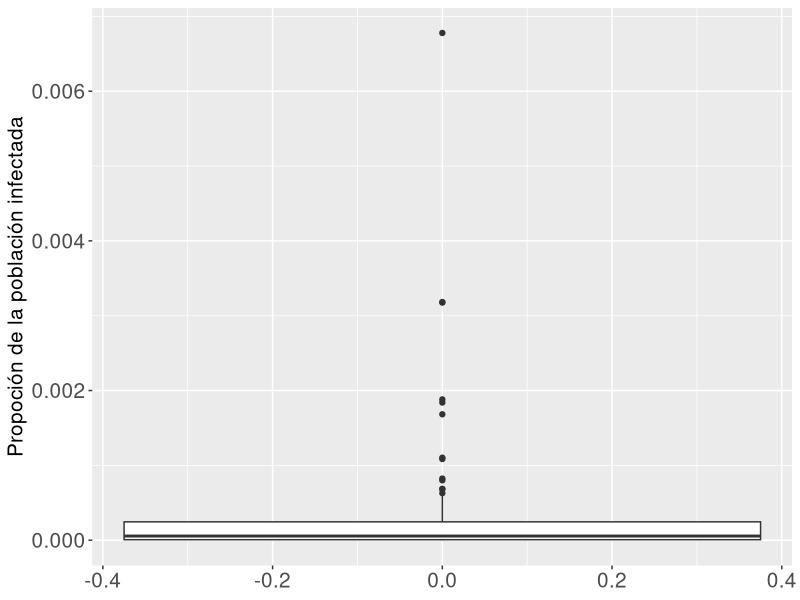
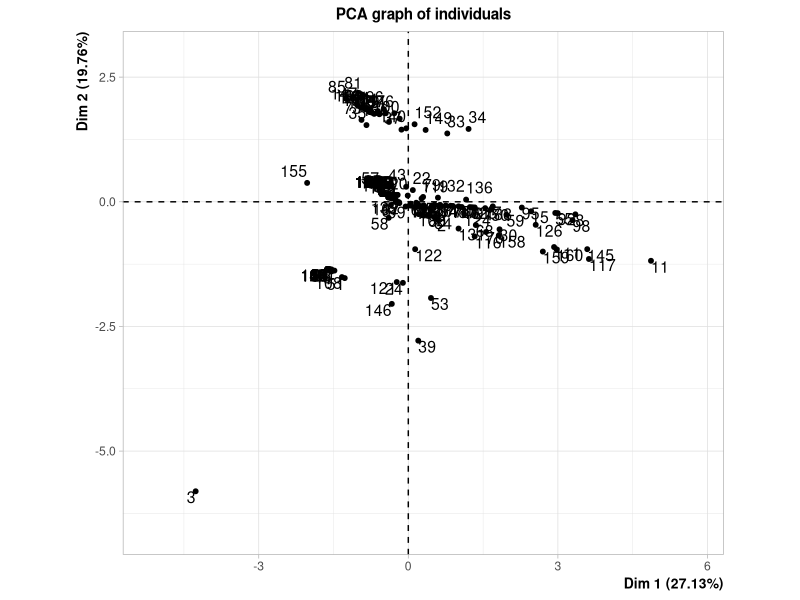
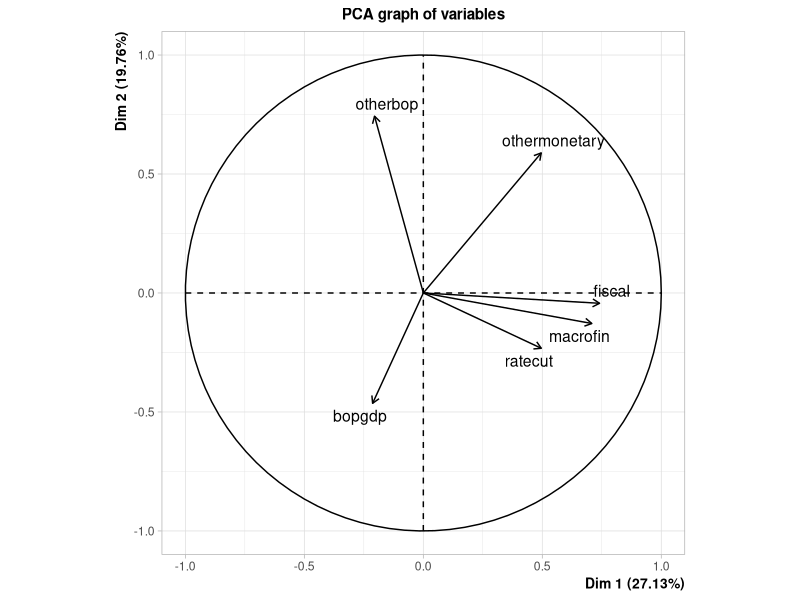
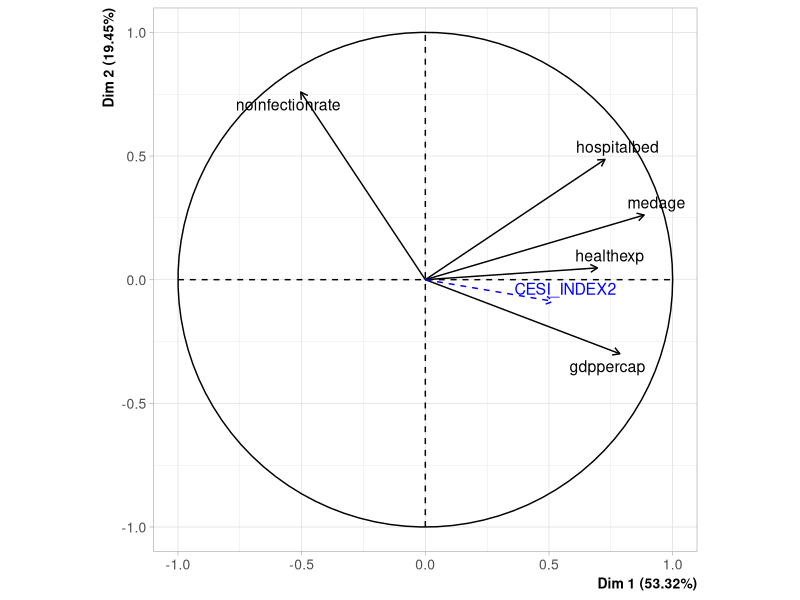
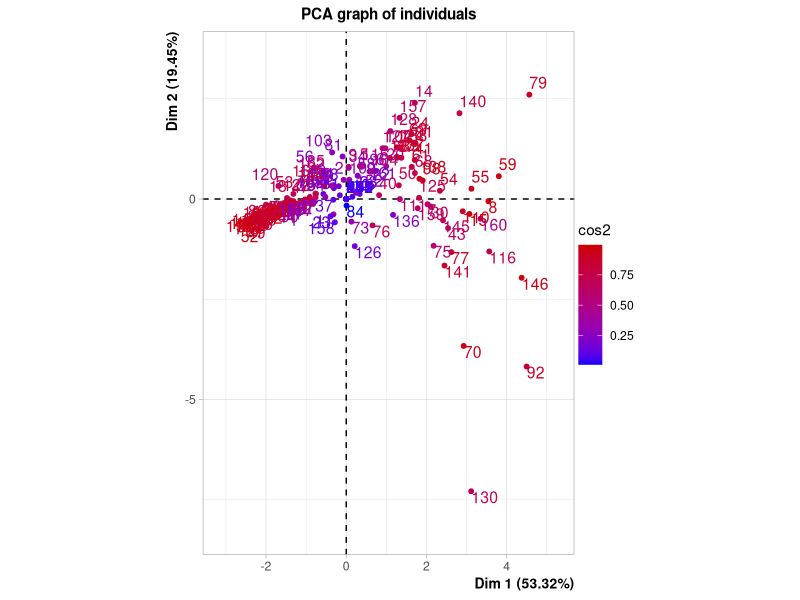
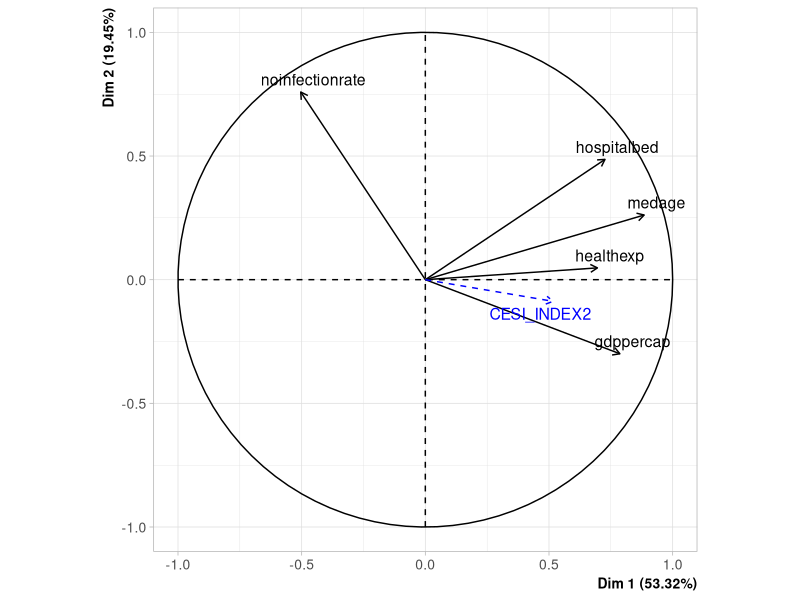
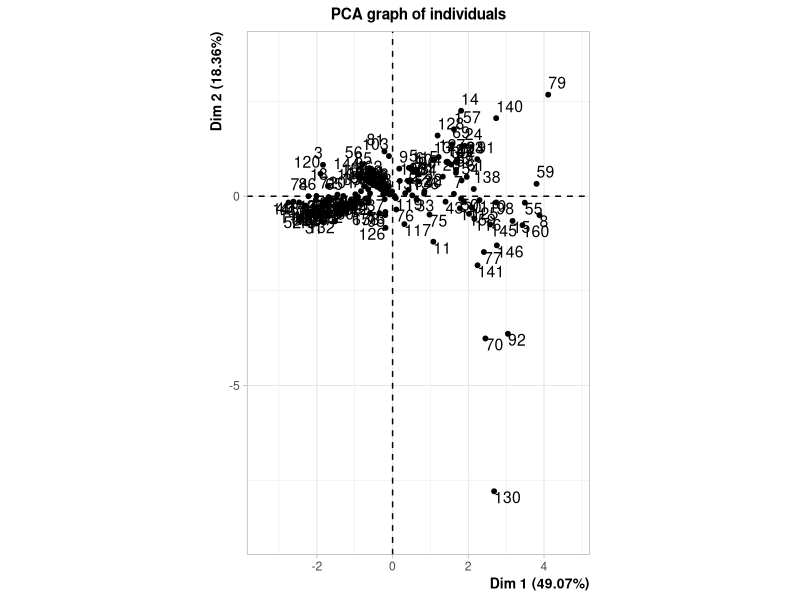
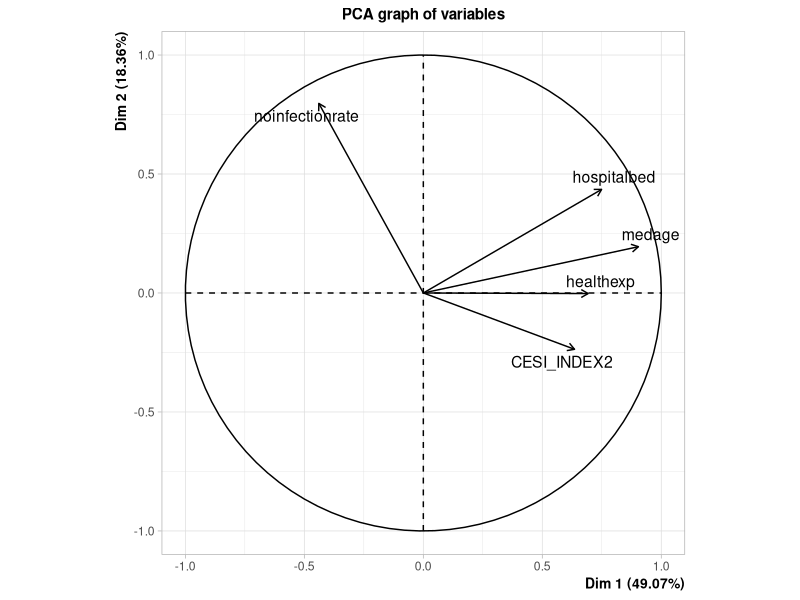

Reproduce these figures in R, in order.
## ---- chunk 1
knitr::opts_chunk$set(echo=FALSE,
                      include=FALSE,
                      warning = FALSE,
                      message = FALSE,
                      fig.pos = 'H',
                      fig.align = 'center',
                      out.extra = '',
                      fig.hold = 'hold',
                      out.width = "50%"
                      )
options(xtable.comment=FALSE,
        xtable.table.placement="H")
## ---- chunk 2
library(dplyr)
library(ggplot2)
library(readxl)
library(xtable)
library(FactoMineR)
library(forcats)
library(gridExtra)

## ---- chunk 3
#Lectura de los datos

datos <- read.table("corona.txt", sep = "\t", header = TRUE)

datos <- datos  %>% rename(healthexp= "currenthealthexpenditureofgdpshx", gdppercap = "gdppercapitaconstant2010us" )
## ---- chunk 4
datospob <- read_xls("datospob.xls") %>% 
  select(`Country Name`, `2018`) %>%
  rename(country = `Country Name`, denspob = `2018` )


faltan <- datos$country %in% datos$country
datos$country[which(faltan == FALSE)]


datospob$country <-  recode(datospob$country,
                    `Bahamas, The` = "Bahamas",
                    `Brunei Darussalam` = "Brunei",
                    `Congo, Rep.` = "Congo, R",
                    `Cote d'Ivoire` = "Cote Ivory",
                    `Congo, Dem. Rep.` = "Democratic Republic of Congo",
                    `Egypt, Arab Rep.` = "Egypt",
                    `Gambia, The` = "Gambia",
                    `Guinea-Bissau` = "Guinea Bissau",
                    `Hong Kong SAR, China` = "Hong Kong",
                    `Iran, Islamic Rep.` = "Iran",
                    `Kyrgyz Republic` = "Kyrgyzstan",
                    `Lao PDR` = "Laos",
                    `Russian Federation` = "Russia",
                    `Korea, Rep.` = "South Korea",
                    `Tajikistan` = "Taijikistan",
                    `Yemen, Rep.` = "Yemen"
                    )

#sum(datos$country %in% datospob$country)-length(datos$country %in% datospob$country) control

datos <- datos %>% left_join(datospob, by="country")
## ---- chunk 5
dim(datos)
## ---- chunk 6
cbind("Variable"=names(datos), "Datos faltantes"=NAcheck <- as.numeric(apply(is.na(datos), 2, sum))) %>% 
  as.data.frame %>% 
  filter(`Datos faltantes`!=0)  %>% 
  t() %>%
    xtable(caption="Tabla de cantidad de observaciones faltables para las variables.") %>% 
  print.xtable(include.colnames = FALSE)

datos <- datos %>% select(-c(stringency))

## ---- chunk 7

dim(datos)
(NAcheck <- as.numeric(apply(is.na(datos), 2, sum)))

#Hay NAs en varias variables, una opcion de imputacion, en las cuantitativas imputar la media y en las cualitativas el modo. Stringency tiene 93 NAs (evaluar sacarla)

#vector de valores medios

vals_meds <- rep(0, dim(datos)[2])

for(j in 1:dim(datos)[2]){
  
  vals_meds[j] <- mean(datos[,j], na.rm = TRUE)
}

#imputacion de vals medios en NAs

for(j in 1:dim(datos)[2]){
  if(NAcheck[j]>0){
    
    for(i in 1:dim(datos)[1]){
      if(is.na(datos[i,j])==TRUE){
       datos[i,j] <- vals_meds[j] 
    }
    }
  }
}


## ---- chunk 8

correl <- datos %>%
  select(-c(country, othermonetary, otherbop, CESI_INDEX)) %>%
  rename(#Cambiamos los nombres acá para que la matriz de correlaciones quepa en el ancho del documento
    hospbed="hospitalbed", 
    totcases="totalcases"
  ) %>% 
cor()

correl %>% round(2) %>%  xtable(caption="Matriz de correlaciones") %>% print.xtable(include.rownames = FALSE)

## ---- chunk 9
datos %>%
  arrange(desc(bopgdp)) %>%
  head(11) %>%
  select(country, bopgdp) %>%
  mutate(bopgdp=round(bopgdp, 2) )%>% 
  rename(`País`="country", `Medidas de BOP (% PBI)`="bopgdp") %>% 
  as.data.frame() %>% 
  xtable(caption = "Tabla de medidas de balanza de pago como porcentaje de PBI, ordenada de forma decreciente.") %>% 
  print.xtable(include.rownames =  FALSE)

otrasbop <- summary(as.factor(datos$otherbop))  
## ---- chunk 10
boxplot.fiscal <- datos %>% ggplot() + geom_boxplot(aes(y=fiscal))

fiscal.argelia <- datos %>% select(country, fiscal) %>% arrange(fiscal) %>% head(1)

## ---- chunk 11
ratecut.boxplot <- datos %>% ggplot() + geom_boxplot(aes(y=ratecut))

datos %>% select(country, ratecut) %>% arrange(desc(ratecut)) %>% head(20)

datos %>% filter(ratecut < 0) %>% count()
datos %>% filter(ratecut == 0) %>% count()


bigote <- quantile(datos$ratecut, 0.75)+ 1.5*IQR(datos$ratecut)

datos %>% filter(ratecut > bigote) %>% count()

quantile(datos$ratecut, 0.25)
quantile(datos$ratecut, 0.5)

## ---- chunk 12
macrofin.hist <- datos %>% ggplot() + geom_histogram(aes(x=macrofin)) + xlab(NULL) + labs(caption = "Histograma")
macrofin.boxplot <- datos %>% ggplot() + geom_boxplot(aes(y=macrofin)) + labs(caption = "Gráfico de caja")
  

min(datos$macrofin)
quantile(datos$macrofin, 0.61)
datos %>% filter(macrofin == 0) %>% count()

## ---- chunk 13
datos %>% filter(bopgdp == 0) %>% count()
## ---- chunk 14
gdppercap.boxplot <- datos %>% ggplot() + geom_boxplot(aes(y=gdppercap))

pbi.lux <- datos %>% filter(country=="Luxembourg") %>% select(gdppercap)

q3.gdp <- quantile(datos$gdppercap, 0.75)


## ---- chunk 15
medage.boxplot <- datos %>% ggplot() + geom_boxplot(aes(y=medage))

min.medage <- min(datos$medage)
max.medage <- max(datos$medage)

media.medage <- mean(datos$medage)
median(datos$medage)

max.ind.medage <- datos[which.max(datos$medage),]
min.ind.medage <- datos[which.min(datos$medage),]
## ---- chunk 16
healthexp.boxplot <- datos %>% ggplot() + geom_boxplot(aes(y=healthexp))

max.healthexp <- datos[which.max(datos$healthexp),]
max.healthexp2 <- datos[which.max(datos$healthexp[-130]),]

mean(datos$healthexp)
median(datos$healthexp)
## ---- chunk 17
boxplot.hospitalbed <- datos %>% ggplot() + geom_boxplot(aes(y=hospitalbed))

hospitalbed.mean <- mean(datos$hospitalbed)
hospitalbed.median <- median(datos$hospitalbed)

hospitalbed.japon <- datos %>% select(country, hospitalbed) %>% arrange(desc(hospitalbed)) %>% head(1)




## ---- chunk 18
datos %>% ggplot() +
  geom_boxplot(aes(y=infectionrate)) +
  ylab("Propoción de la población infectada") +
  theme(axis.text = element_text(size=15),
        axis.title = element_text(size=15)
        )
## ---- chunk 19
quantile(datos$infectionrate, 0.75)
datos %>% select(country, infectionrate) %>% arrange(desc(infectionrate)) %>% head(20)

## ---- chunk 20
vars.indice <- c("fiscal", "ratecut", "macrofin", "bopgdp", "othermonetary", "otherbop")

acp_indice <- PCA(select(datos, vars.indice), ncp=6)

summary(acp_indice)

ind.est.econ <- acp_indice$ind$coord[,1]

cor(ind.est.econ, datos$CESI_INDEX)

sum(ind.est.econ-datos$CESI_INDEX) #Llegamos a que son el mismo índice

acp_indice$eig
## ---- chunk 21
#plot.PCA(acp_indice, choix = "var")


data.frame(Variable = names(acp_indice$var$coord[,1]), `Correlación` = acp_indice$var$coord[,1]) %>% 
  xtable(caption="Correlación de cada variable con el índice de estímulo económico.") %>%
  print.xtable(include.rownames = FALSE)


# acp_indice$var$coord[,1] %>%
#   as.data.frame %>%
#   rename(Variable = 1, `Correlación` = 2) %>% 
#   xtable(caption="Correlación de cada variable con el índice de estímulo económico.")



coords_art <- c(0.58,0.39,0.55,0.39,-0.17, -0.16)
## ---- chunk 22
datos$noinfectionrate <- 1-datos$infectionrate

datos$CESI_INDEX2 <- ind.est.econ



vars.acp3 <- c("medage", "gdppercap", "healthexp", "hospitalbed", "noinfectionrate", "CESI_INDEX2")

acp3 <- PCA(datos[,vars.acp3], quanti.sup = 6, graph=FALSE)


acp3$eig %>% round(2) %>%  as.data.frame() %>% rename(`Valor propio`="eigenvalue", `% de varianza`= "percentage of variance", `% acumulado de varianza`="cumulative percentage of variance") %>% xtable(caption="Valores propios asociados a las componentes principales y porcentajes de inercia de cada uno.")


## ---- chunk 23
plot.PCA(acp3, axes= c(1,2), choix = c("var"), graph.type = "ggplot") +
  ggtitle(NULL) +
  theme(axis.text = element_text(size=10),
        axis.title = element_text(size=10)
        )

#ver como interpretar la ""colinealidad"" entre infectionrate y gdppercap en el primer plano principal
## ---- chunk 24
acp3$var$coord %>% round(2) %>% as.data.frame() %>% select(Dim.1, Dim.2) %>% 
  xtable(caption="Coordenadas de las variables originales en el primer plano principal")

# acp3$var$cos2 %>% round(2) %>% as.data.frame() %>% select(Dim.1, Dim.2) %>%
#   xtable(caption="cos2 de los ángulos de las variables con los ejes del primer plano principal.")

#CONSULTAR

## ---- chunk 25
coord.ind.1 <- round(cor(datos$CESI_INDEX, acp3$ind$coord[,1]), 2)
coord.ind.2 <- round(cor(datos$CESI_INDEX, acp3$ind$coord[,2]), 2)

## ---- chunk 26
cors.ind.org <- round(cor(select(datos, medage, gdppercap, healthexp, hospitalbed, CESI_INDEX2, noinfectionrate))["CESI_INDEX2",],2)


data.frame("Variable"=names(cors.ind.org), "Correlación"=cors.ind.org) %>% 
  filter(Variable!="CESI_INDEX2") %>% 
  xtable(caption="Correlación del índice de estímulo económico construido con las variables originales de la base.") %>%
  print.xtable(include.rownames = FALSE)


## ---- chunk 27
plot.PCA(acp3, choix = "ind", habillage="cos2", graph.type = "ggplot")

  #steam_ncp sirve para estimar la cantidad de componentes con la cual quedarse


plot.PCA(acp3, axes= c(1,2), choix = c("var"), graph.type = "ggplot") +
  ggtitle(NULL) +
  theme(axis.text = element_text(size=10),
        axis.title = element_text(size=10)
        )

## ---- chunk 28
#se tiene el cos^2 en el plano

mat_cos2  <-  apply(acp3$ind$cos2[,1:2],1, sum)



mat_dist_cos2 <- cbind("cos2_plano" = mat_cos2, "norma"=  acp3$ind$dist) 

mat_dist_cos2 %>% as.data.frame %>%  arrange(desc(norma)) %>% round(2) %>% 
  head(10) %>% 
  xtable("Cosenos de los ángulos al plano, y normas, para los 10 individuos con mayor norma.")

## ---- chunk 29
vars.acp4 <- c("healthexp", "medage", "noinfectionrate", "CESI_INDEX2", "hospitalbed")

acp4 <- PCA(datos[,vars.acp4], ncp=7)

# acp3$eig %>% round(2) %>%  as.data.frame() %>% rename(`Valor propio`="eigenvalue", `% de varianza`= "percentage of variance", `% acumulado de varianza`="cumulative percentage of variance") %>% xtable(caption="Valores propios asociados a las componentes principales y porcentajes de inercia de cada uno.")

#gdppercap y cesi colineales porque probablemente los coeficientes son iguales

#Rlos angulos de noinfectionrate y de hospitalbed son muy parecidos con el eje 2
## ---- chunk 30
plot.PCA(acp3, axes= c(1,3), choix = c("var"))
## ---- chunk 31
vars.acp4 <- c( "gdppercap", "healthexp", "hospitalbed", "noinfectionrate", "CESI_INDEX2")

acp4 <- PCA(datos[,vars.acp4], ncp=7)

summary(acp4)
## ---- chunk 32
vars.acp5 <- c("medage", "healthexp", "hospitalbed", "noinfectionrate", "CESI_INDEX2")

acp5 <- PCA(datos[,vars.acp5], ncp=7)

summary(acp5)
## ---- chunk 33
#AL hacer indice de salud, considerar cambios de escala
## ---- chunk 34
boxplot.fiscal + ylab("Políticas fiscales adoptadas (% PBI)")
## ---- chunk 35
ratecut.boxplot + ylab("Porcentaje recortado")
## ---- chunk 36
grid.arrange(macrofin.boxplot + ylab("Medidas macrofinancieras adoptadas (% PBI)"),
             macrofin.hist + ylab("Frecuencia absoluta"),
             ncol=2)
## ---- chunk 37
gdppercap.boxplot + ylab("PBI per cápita (dólares)")
## ---- chunk 38
medage.boxplot + ylab("Edad mediana")
## ---- chunk 39
healthexp.boxplot + ylab("Gasto en salud (% PBI)")
## ---- chunk 40
boxplot.hospitalbed + ylab("Camas de hospital por cada 1000 personas")

## ---- chunk 41
vars.acp <- c("medage", "gdppercap", "healthexp", "hospitalbed", "noinfectionrate", "CESI_INDEX2", "denspob")

acp <- PCA(datos[,vars.acp], ncp=7)

#summary(acp)
## ---- chunk 42
acp$var$coord[,c(1,2)] %>% as.data.frame() %>% xtable("Coordenadas de las variables en los ejes del primer plano principal.")
## ---- chunk 43
#ANEXO vars.acp2 <- c("medage", "gdppercap", "healthexp", "hospitalbed", "noinfectionrate", "CESI_INDEX2")

#ANEXO acp2 <- PCA(datos[,vars.acp2], ncp=6)
